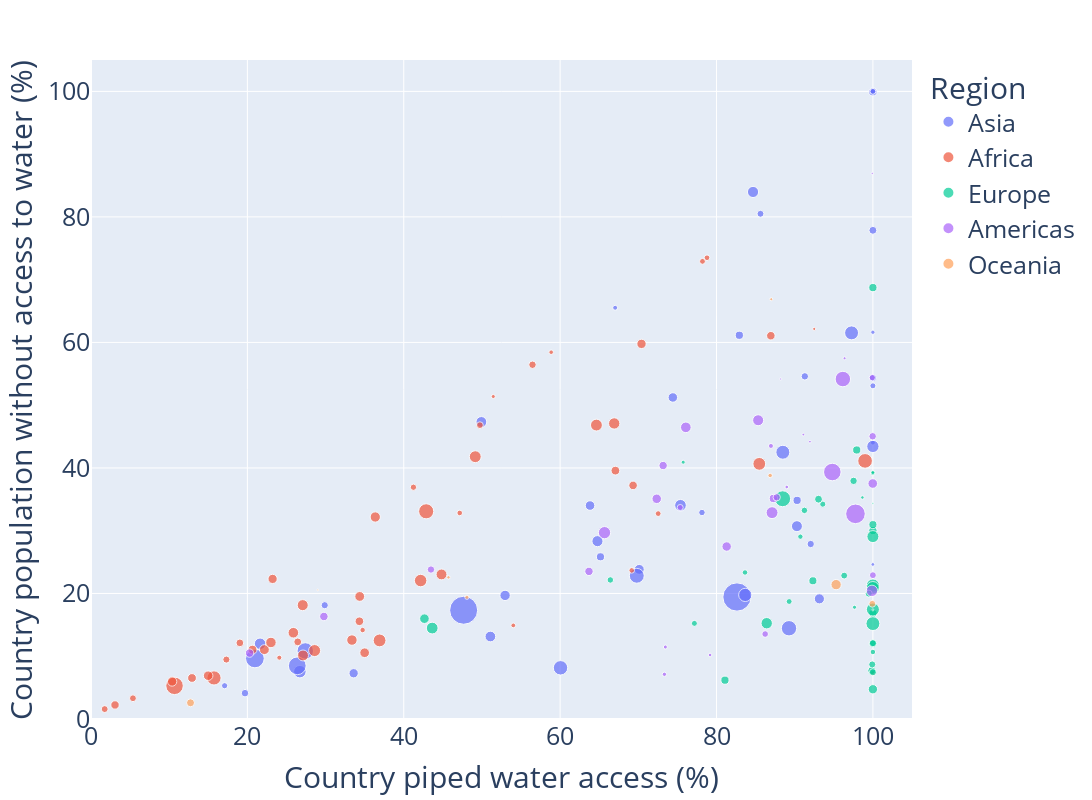

The notebook cell saved with this chart:
### Markdown cell above
<div class="alert alert-success">Quote from paper: "Despite reliance on piped infrastructure being a risk factor for losing water access in GCIL at the individual level, this does not seem to inherently imply the same at the national level (Figure X). The median results had a Spearman correlation coefficient of 0.42 (p = X.XXX), indicating a moderate positive correlation."

### Code cell
# Piped water access by country
# create bubble chart from df_countries comprising: access to water, piped water, and using population as the size of the bubble
# create a new column for the size of the bubble

# create bubble size column with square root transformation for improved visuals
country_medians["bubble_size"] = country_medians["country_pop_raw"] **0.5

px.scatter(
    country_medians, 
    y="percent_without_water", 
    # x="NATPiped", 
    x="piped_calculated", 
    size="bubble_size", 
    color="region", 
    hover_name="Entity", 
    # title="Access to Water vs. Piped Water vs. Population",
).update_layout(
    yaxis_title="Country population without access to water (%)",
    xaxis_title="Country piped water access (%)",
    legend_title="Region",
    width=1200,
    height=800,
    font=dict(size=25),
    # xaxis_tickangle=-45,
    # yaxis=dict(tickfont=dict(size=2)),
    # title=dict(font=dict(size=20)),
).update_xaxes(range=[0, 105]).update_yaxes(range=[0, 105])

### Figure 1 — Plotly figure (JSON) as saved in the notebook; plotly's stock layout.template omitted (floating-point values rounded to 4 significant figures)
{"data": [{"hovertemplate": "<b>%{hovertext}</b><br><br>region=Asia<br>piped_calculated=%{x}<br>percent_without_water=%{y}<br>bubble_size=%{marker.size}<extra></extra>", "hovertext": ["Afghanistan", "United Arab Emirates", "Armenia", "Azerbaijan", "Bangladesh", "Bahrain", "Brunei Darussalam", "Bhutan", "China", "Cyprus", "Georgia", "Indonesia", "India", "Iran, Islamic Republic of", "Iraq", "Israel", "Jordan", "Japan", "Kazakhstan", "Kyrgyzstan", "Cambodia", "Korea, Republic of", "Lao People's Democratic Republic", "Lebanon", "Sri Lanka", "Myanmar", "Mongolia", "Malaysia", "Nepal", "Oman", "Pakistan", "Philippines", "Korea, Democratic People's Republic of", "Qatar", "Saudi Arabia", "Singapore", "Syrian Arab Republic", "Thailand", "Tajikistan", "Turkmenistan", "Timor-Leste", "Türkiye", "Taiwan, Province of China", "Uzbekistan", "Viet Nam", "Yemen"], "legendgroup": "Asia", "marker": {"color": "#636efa", "size": [6312.0, 3161.0, 1723.0, 3197.0, 12900.0, 1322.0, 664.5, 883.1, 38000.0, 1103.0, 1995.0, 16620.0, 37330.0, 9221.0, 6417.0, 2965.0, 3205.0, 11230.0, 4358.0, 2575.0, 4117.0, 7163.0, 2716.0, 2602.0, 4637.0, 7403.0, 1825.0, 5725.0, 5447.0, 2285.0, 15010.0, 10540.0, 5088.0, 1712.0, 5945.0, 2428.0, 4275.0, 8364.0, 3122.0, 2473.0, 1159.0, 9222.0, 4884.0, 5825.0, 9908.0, 5522.0], "sizemode": "area", "sizeref": 95.01, "symbol": "circle"}, "mode": "markers", "name": "Asia", "orientation": "v", "showlegend": true, "type": "scatter", "x": [21.63, 100.0, 100.0, 90.31, 27.41, 100, 99.99, 100, 82.62, 100, 78.14, 20.96, 47.66, 97.27, 75.39, 100, 82.92, 89.27, 63.82, 92.05, 33.59, 100, 19.7, 91.29, 70.12, 26.71, 17.09, 90.28, 51.08, 85.62, 26.38, 69.8, 52.96, 100.0, 84.67, 100.0, 74.41, 83.68, 65.16, 29.89, 67.04, 88.48, 93.15, 64.77, 60.05, 49.92], "xaxis": "x", "y": [11.99, 99.93, 53.09, 34.83, 10.84, 100, 24.63, 61.62, 19.44, 44.03, 32.9, 9.646, 17.33, 61.52, 34.06, 77.87, 61.14, 14.46, 34.01, 27.88, 7.289, 43.43, 4.118, 54.6, 23.84, 7.542, 5.301, 30.72, 13.14, 80.5, 8.473, 22.82, 19.69, 100.0, 83.97, 54.35, 51.23, 19.77, 25.84, 18.13, 65.52, 42.5, 19.15, 28.34, 8.158, 47.33], "yaxis": "y"}, {"hovertemplate": "<b>%{hovertext}</b><br><br>region=Africa<br>piped_calculated=%{x}<br>percent_without_water=%{y}<br>bubble_size=%{marker.size}<extra></extra>", "hovertext": ["Angola", "Burundi", "Benin", "Burkina Faso", "Botswana", "Central African Republic", "Côte d'Ivoire", "Cameroon", "Congo, Democratic Republic of the", "Congo", "Djibouti", "Algeria", "Egypt", "Eritrea", "Western Sahara", "Ethiopia", "Gabon", "Ghana", "Guinea", "Gambia", "Guinea-Bissau", "Equatorial Guinea", "Kenya", "Liberia", "Libya", "Lesotho", "Morocco", "Madagascar", "Mali", "Mozambique", "Mauritania", "Mauritius", "Malawi", "Namibia", "Niger", "Nigeria", "Rwanda", "Sudan", "Senegal", "Sierra Leone", "Somalia", "South Sudan", "Sao Tome and Principe", "Eswatini", "Chad", "Togo", "Tunisia", "Tanzania, United Republic of", "Uganda", "South Africa", "Zambia", "Zimbabwe"], "legendgroup": "Africa", "marker": {"color": "#EF553B", "size": [5825.0, 3501.0, 3529.0, 4636.0, 1548.0, 2218.0, 5201.0, 5218.0, 9611.0, 2378.0, 1001.0, 6680.0, 10210.0, 1898.0, 782.2, 10860.0, 1510.0, 5633.0, 3674.0, 1577.0, 1420.0, 1204.0, 7415.0, 2276.0, 2638.0, 1469.0, 6111.0, 5332.0, 4567.0, 5671.0, 2185.0, 1128.0, 4433.0, 1609.0, 5013.0, 14540.0, 3644.0, 6701.0, 4147.0, 2853.0, 4045.0, 3374.0, 472.6, 1083.0, 4113.0, 2912.0, 3455.0, 7842.0, 6865.0, 7749.0, 4350.0, 3885.0], "sizemode": "area", "sizeref": 95.01, "symbol": "circle"}, "mode": "markers", "name": "Africa", "orientation": "v", "showlegend": true, "type": "scatter", "x": [27.08, 69.33, 34.33, 22.17, 78.78, 5.365, 33.37, 23.01, 15.73, 17.31, 58.85, 64.64, 99.0, 41.24, 51.45, 42.87, 47.16, 44.83, 12.92, 72.54, 34.74, 24.08, 42.16, 1.751, 56.46, 69.15, 66.92, 25.88, 34.37, 27.12, 49.74, 100.0, 35.0, 78.2, 36.36, 10.68, 67.07, 49.14, 70.41, 19.04, 23.23, 3.073, 92.5, 54.01, 10.38, 26.44, 86.95, 36.91, 28.6, 85.47, 14.98, 20.65], "xaxis": "x", "y": [18.14, 37.22, 15.57, 11.05, 73.49, 3.307, 12.58, 12.19, 6.541, 9.467, 58.44, 46.83, 41.12, 36.93, 51.38, 33.09, 32.83, 23.03, 6.534, 32.72, 14.17, 9.77, 22.06, 1.579, 56.44, 23.68, 47.09, 13.74, 19.53, 10.12, 46.82, 7.335, 10.56, 72.92, 32.19, 5.282, 39.58, 41.79, 59.77, 12.13, 22.32, 2.239, 62.15, 14.91, 5.971, 12.29, 61.07, 12.52, 10.9, 40.65, 6.897, 11.04], "yaxis": "y"}, {"hovertemplate": "<b>%{hovertext}</b><br><br>region=Europe<br>piped_calculated=%{x}<br>percent_without_water=%{y}<br>bubble_size=%{marker.size}<extra></extra>", "hovertext": ["Albania", "Austria", "Belgium", "Bulgaria", "Bosnia and Herzegovina", "Belarus", "Switzerland", "Czechia", "Germany", "Denmark", "Spain", "Estonia", "Finland", "France", "United Kingdom of Great Britain and Northern Ireland", "Greece", "Croatia", "Hungary", "Ireland", "Iceland", "Italy", "Liechtenstein", "Lithuania", "Luxembourg", "Latvia", "Moldova, Republic of", "North Macedonia", "Malta", "Montenegro", "Netherlands, Kingdom of the", "Norway", "Poland", "Portugal", "Romania", "Russian Federation", "San Marino", "Serbia", "Slovakia", "Slovenia", "Sweden", "Ukraine"], "legendgroup": "Europe", "marker": {"color": "#00cc96", "size": [1695.0, 3007.0, 3411.0, 2626.0, 1807.0, 3073.0, 2952.0, 3275.0, 9160.0, 2411.0, 6837.0, 1151.0, 2355.0, 8089.0, 8259.0, 3220.0, 2020.0, 3104.0, 2232.0, 586.0, 7770.0, 195.6, 1640.0, 796.8, 1366.0, 2006.0, 1443.0, 665.4, 792.5, 4144.0, 2338.0, 6148.0, 3189.0, 4374.0, 12080.0, 184.4, 2949.0, 2337.0, 1442.0, 3188.0, 6593.0], "sizemode": "area", "sizeref": 95.01, "symbol": "circle"}, "mode": "markers", "name": "Europe", "orientation": "v", "showlegend": true, "type": "scatter", "x": [77.17, 99.86, 100.0, 97.53, 93.59, 92.33, 100.0, 100.0, 100.0, 100, 100.0, 99.98, 99.92, 100, 100.0, 100.0, 91.24, 100, 96.33, 98.66, 100.0, 100.0, 89.29, 97.65, 90.73, 66.42, 83.64, 100, 75.74, 100, 100.0, 86.42, 97.93, 42.65, 88.46, 100, 93.04, 99.47, 100, 81.08, 43.64], "xaxis": "x", "y": [15.24, 7.696, 16.83, 37.94, 34.23, 22.02, 12.03, 30.02, 15.2, 7.449, 29.06, 39.21, 8.695, 17.45, 21.26, 68.74, 33.24, 30.97, 22.85, 35.3, 20.88, 17.38, 18.72, 17.8, 29.05, 22.15, 23.35, 39.27, 40.92, 4.74, 12.08, 15.26, 42.86, 15.99, 35.09, 34.37, 35.02, 19.98, 10.68, 6.183, 14.49], "yaxis": "y"}, {"hovertemplate": "<b>%{hovertext}</b><br><br>region=Americas<br>piped_calculated=%{x}<br>percent_without_water=%{y}<br>bubble_size=%{marker.size}<extra></extra>", "hovertext": ["Argentina", "Bahamas", "Belize", "Bolivia, Plurinational State of", "Brazil", "Canada", "Chile", "Colombia", "Costa Rica", "Cuba", "Dominican Republic", "Ecuador", "Grenada", "Greenland", "Guatemala", "Guyana", "Honduras", "Haiti", "Jamaica", "Saint Kitts and Nevis", "Saint Lucia", "Mexico", "Nicaragua", "Panama", "Peru", "Paraguay", "El Salvador", "Suriname", "Trinidad and Tobago", "Uruguay", "United States of America", "Saint Vincent and the Grenadines", "Venezuela, Bolivarian Republic of"], "legendgroup": "Americas", "marker": {"color": "#ab63fa", "size": [6753.0, 630.0, 636.3, 3440.0, 14630.0, 6170.0, 4383.0, 7160.0, 2267.0, 3364.0, 3310.0, 4229.0, 336.2, 238.5, 4272.0, 889.0, 3172.0, 3397.0, 1724.0, 231.4, 429.4, 11410.0, 2589.0, 2093.0, 5776.0, 2687.0, 2553.0, 769.3, 1185.0, 1867.0, 18250.0, 333.6, 5358.0], "sizemode": "area", "sizeref": 95.01, "symbol": "circle"}, "mode": "markers", "name": "Americas", "orientation": "v", "showlegend": true, "type": "scatter", "x": [87.1, 88.98, 79.17, 29.79, 94.81, 99.88, 99.98, 65.67, 100, 63.69, 73.17, 81.3, 91.1, 99.92, 72.35, 73.34, 87.27, 20.28, 75.35, 88.21, 96.38, 96.16, 43.48, 86.22, 85.32, 99.97, 87.7, 73.46, 86.96, 99.92, 97.77, 91.94, 76.08], "xaxis": "x", "y": [32.88, 36.96, 10.2, 16.33, 39.35, 20.42, 37.52, 29.69, 22.92, 23.52, 40.39, 27.48, 45.32, 86.94, 35.09, 7.124, 35.14, 10.5, 33.7, 54.17, 57.48, 54.17, 23.81, 13.54, 47.6, 45.05, 35.33, 11.47, 43.51, 54.39, 32.69, 44.18, 46.47], "yaxis": "y"}, {"hovertemplate": "<b>%{hovertext}</b><br><br>region=Oceania<br>piped_calculated=%{x}<br>percent_without_water=%{y}<br>bubble_size=%{marker.size}<extra></extra>", "hovertext": ["Australia", "Fiji", "New Zealand", "Palau", "Papua New Guinea", "Solomon Islands", "Vanuatu", "Samoa"], "legendgroup": "Oceania", "marker": {"color": "#FFA15A", "size": [5078.0, 950.2, 2205.0, 134.8, 3020.0, 839.0, 560.8, 447.4], "sizemode": "area", "sizeref": 95.01, "symbol": "circle"}, "mode": "markers", "name": "Oceania", "orientation": "v", "showlegend": true, "type": "scatter", "x": [95.29, 86.86, 99.92, 29, 12.73, 48.08, 45.72, 87], "xaxis": "x", "y": [21.41, 38.8, 18.36, 20.56, 2.582, 19.4, 22.57, 66.88], "yaxis": "y"}], "layout": {"font": {"size": 25}, "height": 800, "legend": {"itemsizing": "constant", "title": {"text": "Region"}, "tracegroupgap": 0}, "margin": {"t": 60}, "width": 1200, "xaxis": {"anchor": "y", "domain": [0, 1], "range": [0, 105], "title": {"text": "Country piped water access (%)"}}, "yaxis": {"anchor": "x", "domain": [0, 1], "range": [0, 105], "title": {"text": "Country population without access to water (%)"}}}}
